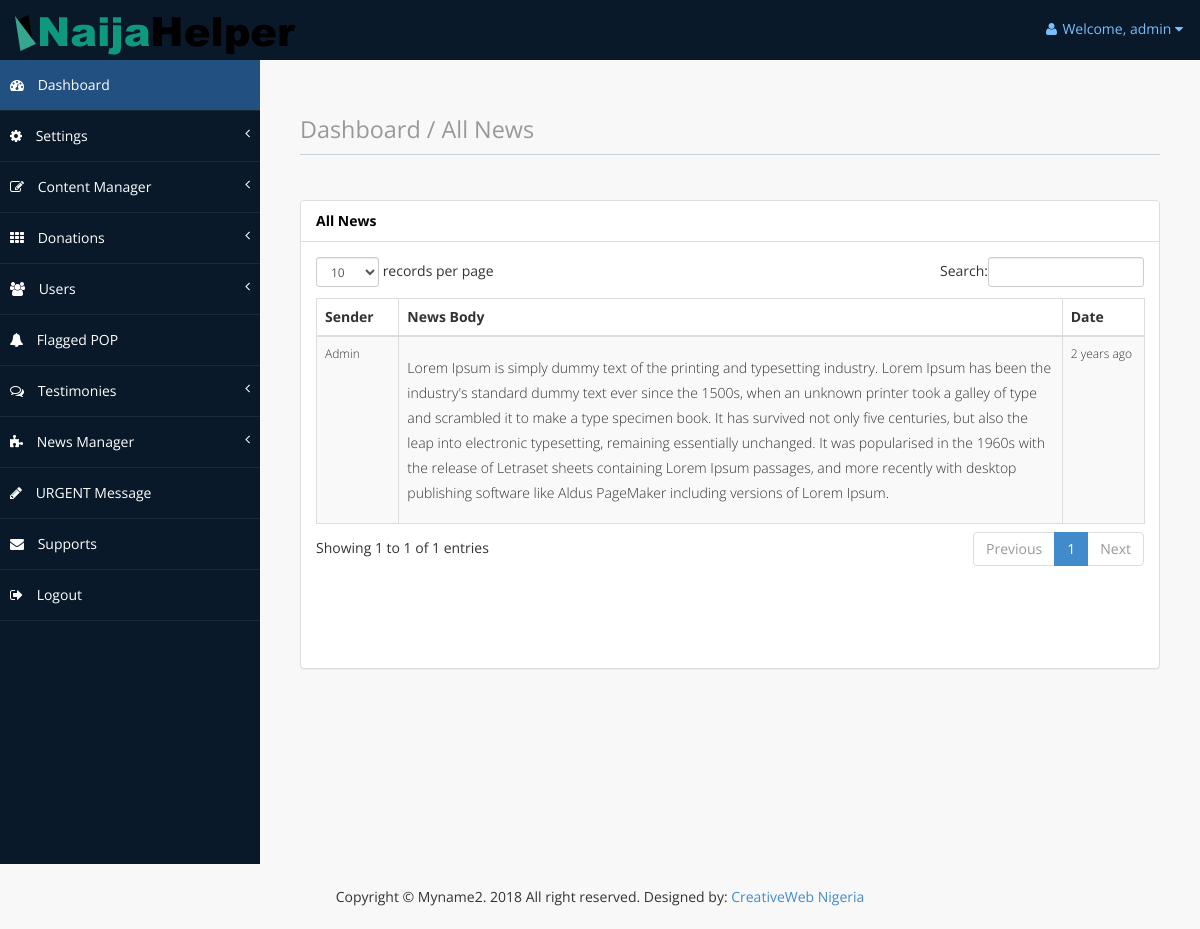
/administrator/single?id=1 (signed in), run on the app's committed database.
### tables this page shows
CREATE TABLE `website_settings` (
  `id` int(11) NOT NULL,
  `site_name` varchar(100) NOT NULL,
  `site_title` varchar(100) NOT NULL,
  `site_description` varchar(255) NOT NULL,
  `favicon_url` varchar(100) NOT NULL,
  `logo_url` varchar(100) NOT NULL,
  `last_updated` timestamp NOT NULL DEFAULT CURRENT_TIMESTAMP ON UPDATE CURRENT_TIMESTAMP
);

CREATE TABLE `news` (
  `id` int(11) NOT NULL,
  `admin` varchar(100) NOT NULL,
  `title` varchar(225) NOT NULL,
  `note` text NOT NULL,
  `date_added` datetime NOT NULL
);

### core/class.admin.php (called while the page is built, shortened)
<?php
	class ADMIN {
		private $connect;
		public function __construct(){
			$database = new Database();
			$db = $database->dbConnection();
			$this->connect = $db;
		}
		public function runQuery($sql){
			$stmt = $this->connect->prepare($sql);
			return $stmt;
		}
		public function newsSingle($newsID){
			try {
				$results = $this->connect->prepare("SELECT * FROM news WHERE id = ?");
				$results->bindParam(1, $newsID);
				$results->execute();
			} catch (Exception $e) {
				echo "Data could not be retrived from database.";
				exit;
			}
			$matches = $results->fetch(PDO::FETCH_ASSOC);
			return $matches;
		}
	}
	function timeAgo($dateTime){
		$dateTime = strtotime($dateTime);
		$cur_time   = time();
		$time_elapsed   = $cur_time - $dateTime;
		$seconds    = $time_elapsed ;
		$minutes    = round($time_elapsed / 60 );
		$hours      = round($time_elapsed / 3600);
		$days       = round($time_elapsed / 86400 );
		$weeks      = round($time_elapsed / 604800);
		$months     = round($time_elapsed / 2600640 );
		$years      = round($time_elapsed / 31207680 );
		if($seconds <= 60){
			return '<span style="color:#096;font-style:italic;">Just now</span>';
		}
		else if($hours <= 24){
			if($hours == 1){
				return "<span style=\"color:#096;font-style:italic;\">an hour ago</span>";
			}else{
				return "<span style=\"color:#096;font-style:italic;\">$hours hrs ago </span>";
			}
		}
		else if($days <= 7){
			if($days == 1){
				return "Yesterday";
			}else{
				return "$days days ago";
			}
		}
		else if($weeks <= 4.3){
			if($weeks == 1){
				return "a week ago";
			}else{
				return "$weeks weeks ago";
			}
		}
		else if($months <= 12){
			if($months == 1){
				return "a month ago";
			}else{
				return "$months months ago";
			}
		}
		else{
			if($years == 1){
				return "1 year ago";
			}else{
				return "$years years ago";
			}
		}
	}
?>

### core/adminSession.php (called while the page is built, shortened)
<?php
	$session = new ADMIN();
	if(!$session->is_loggedin()){
		$session->redirect(BASE_URL.'administrator/login');
		exit();
	}else{
		$auth_user = new ADMIN();
		$adminID = $_SESSION['admin_session'];
		$stmt = $auth_user->runQuery("SELECT * FROM admin WHERE id=:adminID");
		$stmt->execute(array(":adminID"=>$adminID));
		$userInfo = $stmt->fetch(PDO::FETCH_ASSOC);
		$stmt = $auth_user->runQuery("SELECT * FROM website_settings WHERE id='1'");
		$stmt->execute();
		$siteInfo = $stmt->fetch(PDO::FETCH_ASSOC);
	}

### administrator/single.php (the view, shortened to what this page needs)
<?php
	require_once(ROOT_PATH . "core/class.admin.php");
	require_once(ROOT_PATH . "core/adminSession.php");
	if(isset($_GET["id"]) AND $_GET["id"] != ""){
		$newsID = intval($_GET["id"]);
	}else{
		$auth_user->redirect(BASE_URL.'administrator/news');
		exit();
	}
	$news = $auth_user->newsSingle($newsID);
?>
<?php include(ROOT_PATH."administrator/includes/header.php") ?>
<?php include(ROOT_PATH."administrator/includes/navMenu.php") ?>
        <div id="page-wrapper">
            <div id="page-inner">
                <div class="row">
                    <div class="col-md-12">
                        <h1 class="page-header">
                            <small>Dashboard / All News</small>
                        </h1>
                    </div>
                </div>
              <div class="row">
                <div class="col-md-12">
                    <div class="panel panel-default">
                        <div class="panel-heading">
                             All News
                        </div>
                        <div class="panel-body">
                            <div class="table-responsive">
                                <table class="table table-striped table-bordered table-hover"
                                id="dataTables-example">
                                    <thead>
                                        <tr>
                                            <th width="10%">Sender</th>
                                            <th width="80%">News Body</th>
                                            <th width="10%">Date</th>
                                        </tr>
                                    </thead>
                                    <tbody style="font-size: 12px; font-weight: 200;">
										<tr>
                                            <td>Admin</td>
                                            <td><p><?php echo nl2br($news["note"]);?></p> </td>
                                            <td><?php echo timeAgo($news["date_added"]);?></td>
                                        </tr>
                                    </tbody>
                                </table>
                        </div>
                        <br><br><br><br>
                    </div>
                </div>
            </div>
        </div>
	</div>
<?php include(ROOT_PATH."administrator/includes/footer.php") ?>

### administrator/includes/header.php (shortened to what this page needs)
<!DOCTYPE html>
<html xmlns="http://www.w3.org/1999/xhtml">
<head>
    <link href="<?php echo BASE_URL;?>user/assets/css/bootstrap.css" rel="stylesheet" />
    <link href="<?php echo BASE_URL;?>user/assets/css/font-awesome.css" rel="stylesheet" />
    <link href="<?php echo BASE_URL;?>user/assets/css/custom-styles.css" rel="stylesheet" />
    <link href="<?php echo BASE_URL;?>user/assets/js/dataTables/dataTables.bootstrap.css" rel="stylesheet" />
</head>
<body>
    <div id="wrapper">
        <nav class="navbar navbar-default top-navbar" role="navigation">
            <div class="navbar-header">
                <?php if(isset($siteInfo['logo_url'])){
                    $logoURL = BASE_URL.str_replace('../', '', $siteInfo['logo_url']);?>
                <a class="navbar-brand" href="<?php echo BASE_URL;?>">
                <img src="<?php echo $logoURL;?>" alt="logo"/></a>
                <?php }else{?>
                <a class="navbar-brand" href="<?php echo BASE_URL;?>"><img src="img/logo.png" alt="logo"/></a>
                <?php }?>
            </div>
            <ul class="nav navbar-top-links navbar-right">
                <li class="dropdown">
                    <a class="dropdown-toggle" data-toggle="dropdown" href="#" aria-expanded="false">
                        <i class="fa fa-user fa-fw"></i>Welcome, <?php echo $userInfo["username"];  ?> <i class="fa fa-caret-down"></i>
                    </a>
                </li>
            </ul>
        </nav>

### administrator/includes/footer.php (shortened to what this page needs)
<br><br><br><br><br><br><br>
            </div>
        </div>
<footer style="background:#F8F8F8; padding: 10px; text-align:center;">
    <p>Copyright &copy; <?php if(isset($siteInfo['site_name'])){echo $siteInfo['site_name'];}else{echo 'Yoursite Name';}?>. <?php echo date("Y");?> All right reserved. Designed by:
<a target="_blank" href="http://www.creativeweb.com.ng">CreativeWeb Nigeria</a></p>
</footer>
</body>
</html>

### user/assets/css/custom-styles.css (style rules this page uses)
body { font-family: 'Open Sans', sans-serif; }
#wrapper { width: 100%; background:#09192A; }
#page-wrapper { padding: 15px 15px; background:#F8F8F8; }
#page-inner { width:100%; margin:10px 20px 10px 0px; background-color:transparent; padding:10px; }
h1, .h1, h2, .h2, h3, .h3 { margin-top: 7px; margin-bottom: -5px; }
p, .listItemCust li { font-size:14px; line-height:25px; padding-top:10px; }
.page-header { padding-bottom: 9px; margin: 10px 0 45px; border-bottom: 1px solid #C7D1DD; }
.panel-default > .panel-heading { color: #000; background-color: #FFFFFF; border-color: #ddd; font-weight:bold; }
footer p { font-size: 14px; }
.top-navbar { margin:0px; }
.top-navbar .navbar-brand { color: #fff; width: 260px; text-align: left; height: 60px; font-size: 30px; font-weight: 700; text-transform: uppercase; line-height: 30px; }
.top-navbar .nav > li { position: relative; display: inline-block; }
.top-navbar .nav > li > a { position: relative; display: block; padding: 19px 15px; color: #77C0FD; }
.top-navbar { background:#09192A; border-bottom:none; }
.top-navbar .nav > li > a > i { margin-right: 2px; }
.navbar-default { border:0px solid black; }
.navbar-header { background: #09192A; }
.nav > li > a > i { margin-right:10px; }
@media (min-width:768px) { #page-wrapper { margin: 0 0 0 260px; padding: 15px 30px; } }
@media (min-width:768px) { .navbar { border-radius: 0px; } }

### data on the page
website_settings: logo_url (picture), site_name "Myname2"
news: note "Lorem Ipsum is simply dummy text of the printing and typesetting industry. Lorem Ipsum has been the industry's standard dummy text ever since the 1500s, when an unknown printer took a galley of type and scrambled it to make a type specimen book. It has survived not only five centuries, but also the leap into electronic typesetting, remaining essentially unchanged. It was popularised in the 1960s with the release of Letraset sheets containing Lorem Ipsum passages, and more recently with desktop publishing software like Aldus PageMaker including versions of Lorem Ipsum.", date_added "2 years ago"

### other printed values
$userInfo["username"] "admin"
